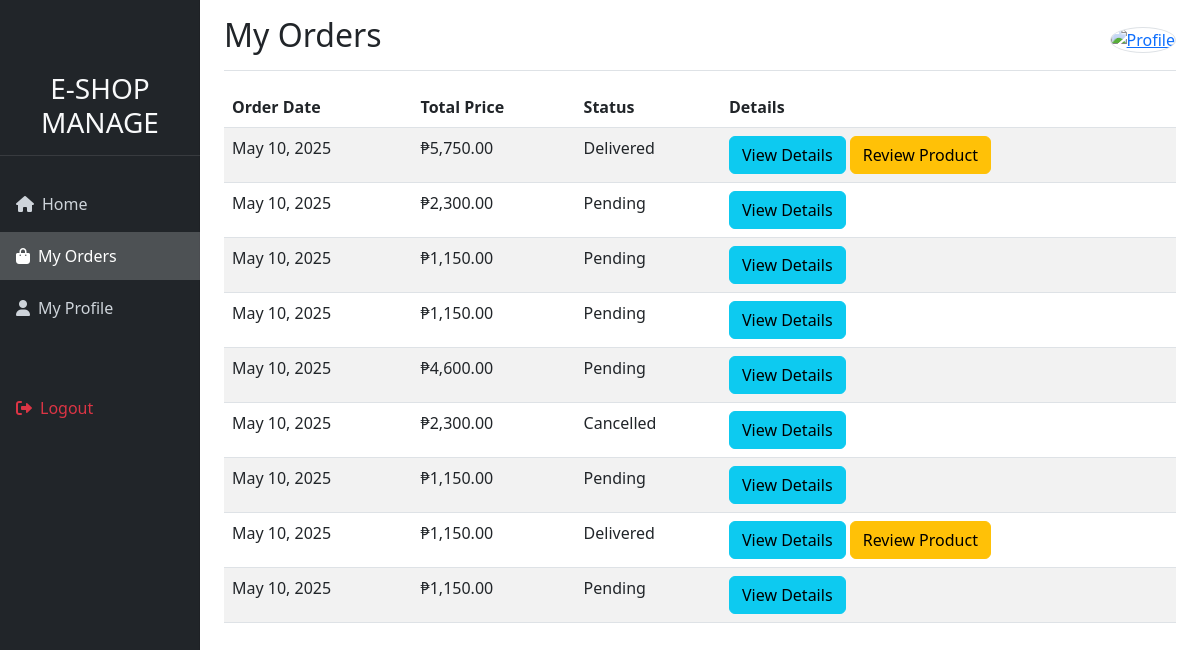
The page /PHP/OrderDashboard.php (signed in) on the database its author committed.
### tables this page shows
CREATE TABLE `order_details` (
  `order_details_id` int(11) NOT NULL,
  `order_id` int(11) DEFAULT NULL,
  `product_id` int(11) DEFAULT NULL,
  `quantity` int(11) NOT NULL,
  `subtotal` decimal(10,2) NOT NULL
);

CREATE TABLE `orders` (
  `order_id` int(11) NOT NULL,
  `user_id` int(11) DEFAULT NULL,
  `total_price` decimal(10,2) NOT NULL,
  `order_date` timestamp NOT NULL DEFAULT current_timestamp(),
  `status` enum('Pending','Shipped','Delivered','Cancelled') DEFAULT 'Pending'
);

### PHP/OrderDashboard.php (the view, shortened to what this page needs)
<?php
$db = new Database();
$conn = $db->getConnection();
$userId = $_SESSION['user_id'];
$orderStmt = $conn->prepare("
    SELECT o.order_id, o.order_date, o.total_price, o.status,
       p.product_name, od.quantity, od.subtotal, p.image_url, od.product_id
    FROM orders o
    JOIN order_details od ON o.order_id = od.order_id
    JOIN products p ON od.product_id = p.product_id
    WHERE o.user_id = :user_id
    ORDER BY o.order_date DESC
");
$orderStmt->bindParam(':user_id', $userId, PDO::PARAM_INT);
$orderStmt->execute();
$orders = $orderStmt->fetchAll(PDO::FETCH_ASSOC);
?>
<!DOCTYPE html>
<html lang="en">
<head>
    <link href="https://cdn.jsdelivr.net/npm/bootstrap@5.3.0-alpha1/dist/css/bootstrap.min.css" rel="stylesheet">
    <link rel="stylesheet" href="https://cdnjs.cloudflare.com/ajax/libs/font-awesome/6.0.0/css/all.min.css">
    <link rel="stylesheet" href="../CSS/OrderDashboard.css">
</head>
<body>
    <div class="container-fluid">
        <div class="row">
            <nav id="sidebar" class="col-md-3 col-lg-2 d-md-block bg-dark sidebar collapse">
                <div class="position-sticky pt-3">
                    <div class="sidebar-header mb-4">
                        <h3 class="text-light text-center">E-SHOP<br>MANAGE</h3>
                    </div>
                    <ul class="nav flex-column">
                        <li class="nav-item"><a class="nav-link" href="UserDashboard.php"><i class="fas fa-home me-2"></i>Home</a></li>
                        <li class="nav-item"><a class="nav-link active" href="#"><i class="fas fa-shopping-bag me-2"></i>My Orders</a></li>
                        <li class="nav-item"><a class="nav-link" href="UserProfile.php"><i class="fas fa-user me-2"></i>My Profile</a></li>
                        <li class="nav-item mt-5"><a class="nav-link text-danger" href="../PHP/userLogout.php"><i class="fas fa-sign-out-alt me-2"></i>Logout</a></li>
                    </ul>
                </div>
            </nav>
            <main class="col-md-9 ms-sm-auto col-lg-10 px-md-4">
                <div class="d-flex justify-content-between align-items-center pt-3 pb-2 mb-3 border-bottom">
                    <h1 class="h2">My Orders</h1>
                    <a href="UserProfile.php"><img src="images/profile.png" alt="Profile" class="rounded-circle border" width="40"></a>
                </div>
                <?php if (empty($orders)): ?>
                    <div class="alert alert-warning" role="alert">
                        You have no orders placed yet. Start shopping now!
                    </div>
                <?php else: ?>
                    <div class="table-responsive">
                        <table class="table table-striped">
                            <thead>
                                <tr>
                                    <th>Order Date</th>
                                    <th>Total Price</th>
                                    <th>Status</th>
                                    <th>Details</th>
                                </tr>
                            </thead>
                            <tbody>
                                <?php foreach ($orders as $order): ?>
                                <tr>
                                    <td><?= date('F j, Y', strtotime($order['order_date'])) ?></td>
                                    <td>₱<?= number_format($order['total_price'], 2) ?></td>
                                    <td><?= htmlspecialchars($order['status']) ?></td>
                                    <td>
                                        <button class="btn btn-info" data-bs-toggle="modal" data-bs-target="#orderDetailsModal"
                                        data-order-items='<?= json_encode($order, JSON_HEX_APOS | JSON_HEX_QUOT) ?>'>
                                            View Details
                                        </button>
                                        <?php if ($order['status'] === 'Delivered'): ?>
                                           <button
                                                class="btn btn-warning"
                                                data-bs-toggle="modal"
                                                data-bs-target="#reviewModal"
                                                data-order-id="<?= $order['order_id'] ?>"
                                                data-product-id="<?= $order['product_id'] ?>"
                                            >
                                                Review Product
                                            </button>
                                        <?php endif; ?>
                                    </td>
                                </tr>
                                <?php endforeach; ?>
                            </tbody>
                        </table>
                    </div>
                <?php endif; ?>
            </main>
        </div>
    </div>
</body>
</html>

### CSS/OrderDashboard.css (style rules this page uses)
.sidebar { position: fixed; top: 0; bottom: 0; left: 0; z-index: 100; padding: 48px 0 0; box-shadow: inset -1px 0 0 rgba(0, 0, 0, .1); height: 100vh; }
.sidebar-header { padding: 0.5rem 1rem; border-bottom: 1px solid rgba(255, 255, 255, 0.1); }
.sidebar .nav-link { font-weight: 500; color: #ced4da; padding: 0.75rem 1rem; margin-bottom: 0.25rem; }
.sidebar .nav-link.active { color: #fff; background-color: rgba(255, 255, 255, 0.2); }
main { margin-left: 16.66667%; }

### rows shown on the page
order_details: order.order_date "May 10, 2025", order.total_price "5,750.00", order.status "Delivered"
order_details: order.order_date "May 10, 2025", order.total_price "2,300.00", order.status "Pending"
order_details: order.order_date "May 10, 2025", order.total_price "1,150.00", order.status "Pending"
order_details: order.order_date "May 10, 2025", order.total_price "1,150.00", order.status "Pending"
order_details: order.order_date "May 10, 2025", order.total_price "4,600.00", order.status "Pending"
order_details: order.order_date "May 10, 2025", order.total_price "2,300.00", order.status "Cancelled"
order_details: order.order_date "May 10, 2025", order.total_price "1,150.00", order.status "Pending"
order_details: order.order_date "May 10, 2025", order.total_price "1,150.00", order.status "Delivered"
order_details: order.order_date "May 10, 2025", order.total_price "1,150.00", order.status "Pending"
